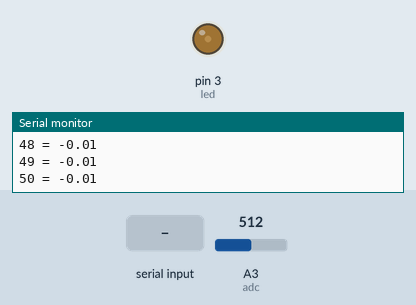
The sketch below on a simulated Arduino Uno, built with avr-gcc and run on an emulated ATmega328P. On the bench: output pins drawn as LEDs (lit = HIGH), the last lines printed to the serial monitor. The inputs (shaded band) are chosen by the test bench; at power-on: A3 (adc) = 512.

Above: at 1.6 s.
At 9.2 s:
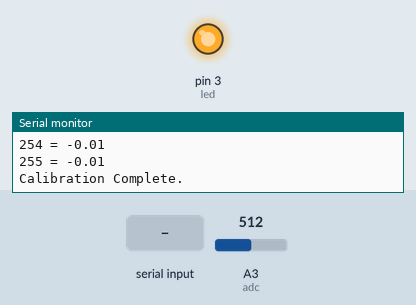
9.3 s: "90,45\n" received over Serial
At 9.6 s:
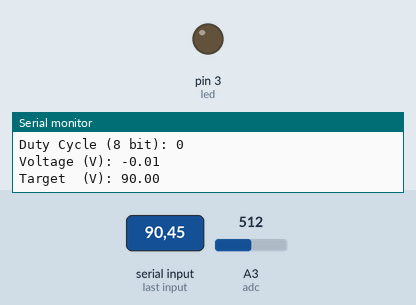
Timing chart, 0 to 12.3 s (numbered marks = the images above; inputs shaded):
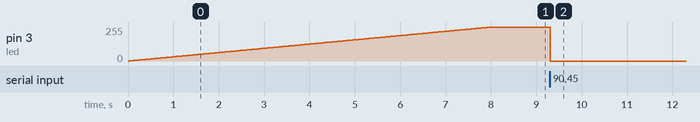

The sketch:

pwm_tester.ino
```cpp
int led = 3;           // the PWM pin the LED is attached to
int adc = A3;          // Reading in LED Voltage / 2
int brightness = 255;    // how bright the LED is

float led_v = 0.000;
float target = 0.000;  // Target LED voltage
int num_samples = 250; // Number of averages
float bit_depth = 1023.000;

int vcc = 9;
String buff = "";

float pwm_voltages[256];
unsigned long elapsed;

// the setup routine runs once when you press reset:
void setup() {
  // declare pin 9 to be an output:
  Serial.begin(115200);
  buff.reserve(200);
  pinMode(led, OUTPUT);
  pinMode(adc, INPUT);
  analogWrite(led, 0);
  calibrate_led();
  elapsed = millis();
}

void calibrate_led() {
  Serial.print("\nCalibrating");
  for (int i = 0; i < 256; i++) {
    analogWrite(led, i);
    delay(1);
    pwm_voltages[i] = read_voltage();
    Serial.print(i);
    Serial.print(" = ");
    Serial.println(pwm_voltages[i]);
    if (i % 10 == 0) {
      Serial.print(".");
    }
  }
  Serial.println("\nCalibration Complete.");
}

float read_voltage() {
  float sum = 0;
  for (int i = 0; i < num_samples; i++) {
    sum += analogRead(adc);
  }
  return (vcc - (vcc * sum / num_samples / bit_depth * 2));
}

void write_voltage(float t) {
  target = t;
  if (target < pwm_voltages[255]) {
    brightness = 255;
  } else if (target > pwm_voltages[0]) {
    brightness = 0;
  } else {
    for (int i = 0; i <= 255; i++) {
      if (pwm_voltages[i] < target) {
        brightness = i;
        break;
      }
    }
  }
  analogWrite(led, brightness);
  delay(1);
  led_v = read_voltage();
}

void serialEvent() {
  buff = Serial.readStringUntil('\n');
  //  Serial.print("SERIAL EVENT: ");
  //  Serial.println(buff);
  if (buff.compareTo("c") == 0) {
    calibrate_led();
  } else if (buff.toFloat() != 0) {
    write_voltage(buff.toFloat());
    Serial.print("\nDuty Cycle (8 bit): ");
    Serial.println(brightness);
    Serial.print("Voltage (V): ");
    Serial.println(led_v);
    Serial.print("Target  (V): ");
    Serial.println(target);
  }
}
void loop() {
  delay(10);
}
```

Measured:
- after the input at 9.3 s, pin 3 (led): 255/255 → 0/255 at once
